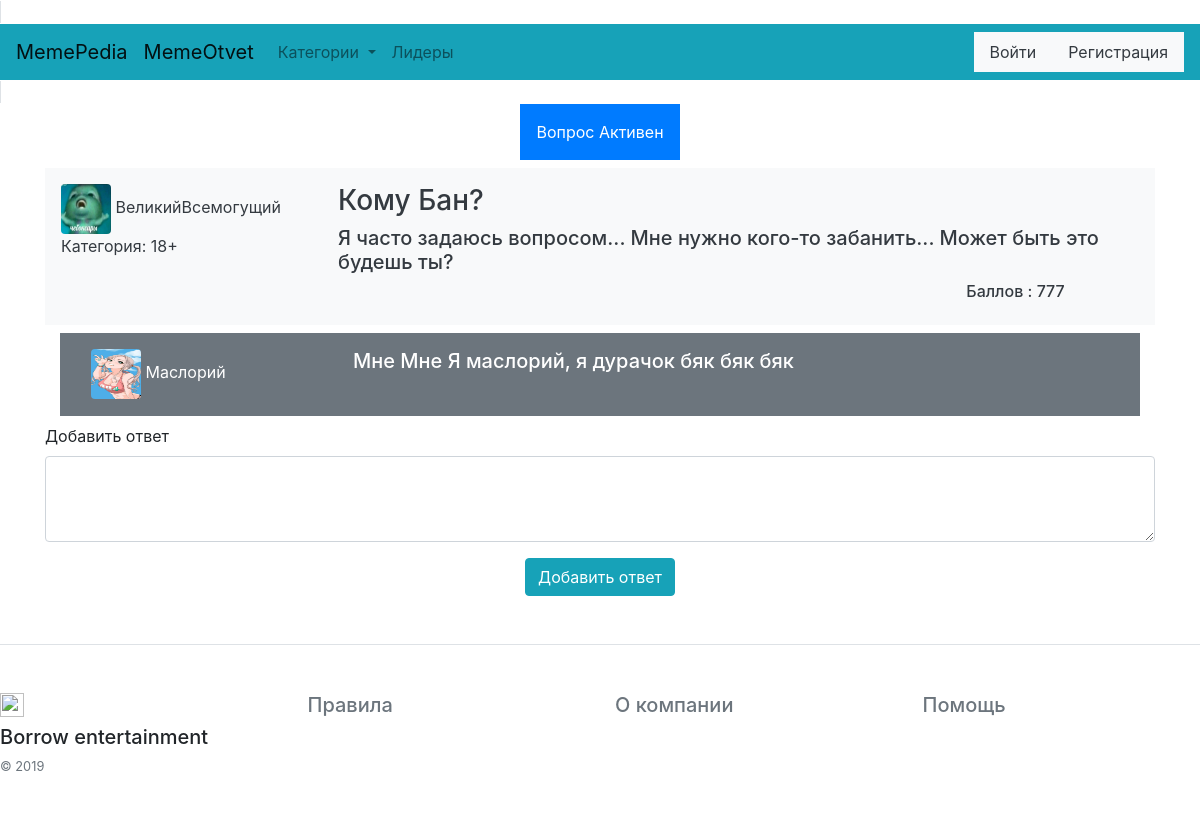
Screenshot of /question/1 with the database file from the repository.
### database.py (models this page shows, shortened)
class Memequestion(db.Model):
    id = db.Column(db.Integer, primary_key=True)
    id_user = db.Column(db.Integer, unique=False, nullable=False)
    title = db.Column(db.String(80), unique=False, nullable=False)
    text = db.Column(db.String(2000), unique=False, nullable=False)
    id_category = db.Column(db.String(10), unique=False, nullable=False)
    point = db.Column(db.Integer, unique=False, nullable=False)
    active = db.Column(db.Boolean)

class Memeuser(db.Model):
    id = db.Column(db.Integer, primary_key=True)
    name = db.Column(db.String(16), unique=True, nullable=False)
    email = db.Column(db.String(120), unique=True, nullable=False)
    password = db.Column(db.String(120), unique=False, nullable=False)
    sex = db.Column(db.String(10), unique=False, nullable=False)
    point = db.Column(db.Integer, unique=False, nullable=False)
    photo = db.Column(db.String(100), unique=False, nullable=False)

class Memecategory(db.Model):
    id = db.Column(db.Integer, primary_key=True)
    category = db.Column(db.String(50), unique=True, nullable=False)

class Memeanswer(db.Model):
    id = db.Column(db.Integer, primary_key=True)
    id_user = db.Column(db.Integer, unique=False, nullable=False)
    id_question = db.Column(db.Integer, unique=False, nullable=False)
    text = db.Column(db.String(2000), unique=False, nullable=False)
    point = db.Column(db.Integer, unique=False, nullable=False)
    true = db.Column(db.Boolean)

### Main.py (the view, shortened to what this page needs)
@app.route('/question/<int:id_question>', methods=['GET', 'POST'])
def question(id_question):
    try:
        answers = db.session.query(Memeanswer).filter_by(id_question=id_question).all()
        question = db.session.query(Memequestion).filter_by(id=id_question).first()
        if request.method == 'GET':
            return render_template('question.html', title='Вопрос', question=question, user_check=user_check,
                                   answers=answers,
                                   Memeuser=Memeuser, db=db, category=db.session.query(Memecategory), session=session,
                                   is_admin=is_admin)
    except Exception:
        return redirect('/error')

### functions.py (called while the page is built)
def user_check(id_user, db, Memeuser):
    return db.session.query(Memeuser).filter_by(id=id_user).first()

def is_admin(session):
    if 'user_id' in session:
        return db.session.query(Admins).filter_by(id_user=session['user_id']).first()

### templates/question.html (shortened to what this page needs)
{% extends "base.html" %}
{% block content %}
<div class="container">
    {% if question.active %}
    <div class="row justify-content-md-center">
        <div class="col-md-auto">
            <div class="p-3 mb-2 bg-primary text-white ">
                Вопрос Активен
            </div>
        </div>
    </div>
    {% endif %}
    <div class="row">
        <div class="col">
            <div class="p-3 mb-2 bg-light text-dark">
                <div class="row justify-content-md-center">
                    <div class="col">
                        <img src="http://127.0.0.1:8070/{{user_check(question.id_user,db,Memeuser).photo}}"
                             class="rounded"
                             width="50"
                             height="50"
                             alt="">
                        <h7>{{user_check(question.id_user,db,Memeuser).name}}</h7>
                        <h7>Категория:
                            {{category.filter_by(id=question.id_category).first().category}}
                        </h7>
                    </div>
                    <div class="col-9"><h3>{{question.title}}</h3>
                        <h5>{{question.text}}</h5>
                    </div>
                    <div class="col-9">
                    </div>
                    <div class="col-auto">
                        <h6>Баллов : {{question.point}}</h6>
                    </div>
                </div>
            </div>
        </div>
    </div>
    {% for answer in answers %}
    {% if answer.true %}
    <div class="container">
        <div class="p-3 mb-2 bg-success text-white ">
            <div class="container">
                <div class="row justify-content-md">
                    <div class="col ">
                        <img src="http://127.0.0.1:8070/{{user_check(answer.id_user,db, Memeuser).photo}}"
                             class="rounded" width="50"
                             height="50"
                             alt="">
                        <h7>{{user_check(answer.id_user,db, Memeuser).name}}</h7>
                    </div>
                    <div class="col-9">
                        <h5>{{answer.text}}</h5>
                    </div>
                    {% if question.id_user == session['user_id'] and question.active%}
                    <div class="col-auto">
                        <h6><a class="nav-link bg-success text-light" href="/true_answer/{{question.id}}/{{answer.id}}">Пожертвовать
                            баллы</a></h6>
                    </div>
                    {% endif %}
                </div>
            </div>
        </div>
    </div>
    {% else %}
    <div class="container">
        <div class="p-3 mb-2 bg-secondary text-white ">
            <div class="container">
                <div class="row justify-content-md">
                    <div class="col ">
                        <img src="http://127.0.0.1:8070/{{user_check(answer.id_user,db, Memeuser).photo}}"
                             class="rounded" width="50"
                             height="50"
                             alt="">
                        <h7>{{user_check(answer.id_user,db, Memeuser).name}}</h7>
                    </div>
                    <div class="col-9">
                        <h5>{{answer.text}}</h5>
                    </div>
                    <div class="col-9">
                    </div>
                </div>
            </div>
        </div>
    </div>
    {% endif %}
    {% endfor %}
    <form method="post">
        <div class="form-group">
            <label for="exampleFormControlTextarea1">Добавить ответ</label>
            <textarea class="form-control" id="exampleFormControlTextarea1" name='text' rows="3"></textarea>
        </div>
        <div class="row justify-content-md-center">
            <button type="submit" class="btn btn-info">Добавить ответ</button>
        </div>
    </form>
</div>
{% endblock %}

### rows the page displays
Memequestion: id_user.photo (picture), title "Кому Бан?", text "Я часто задаюсь вопросом... Мне нужно кого-то забанить... Может быть это будешь ты?", point "777"
Memeuser: name "ВеликийВсемогущий"
Memecategory: filter_by "18+"
Memeanswer: id_user.photo (picture), text "Мне Мне Я маслорий, я дурачок бяк бяк бяк"
Memeuser: name "Маслорий"
